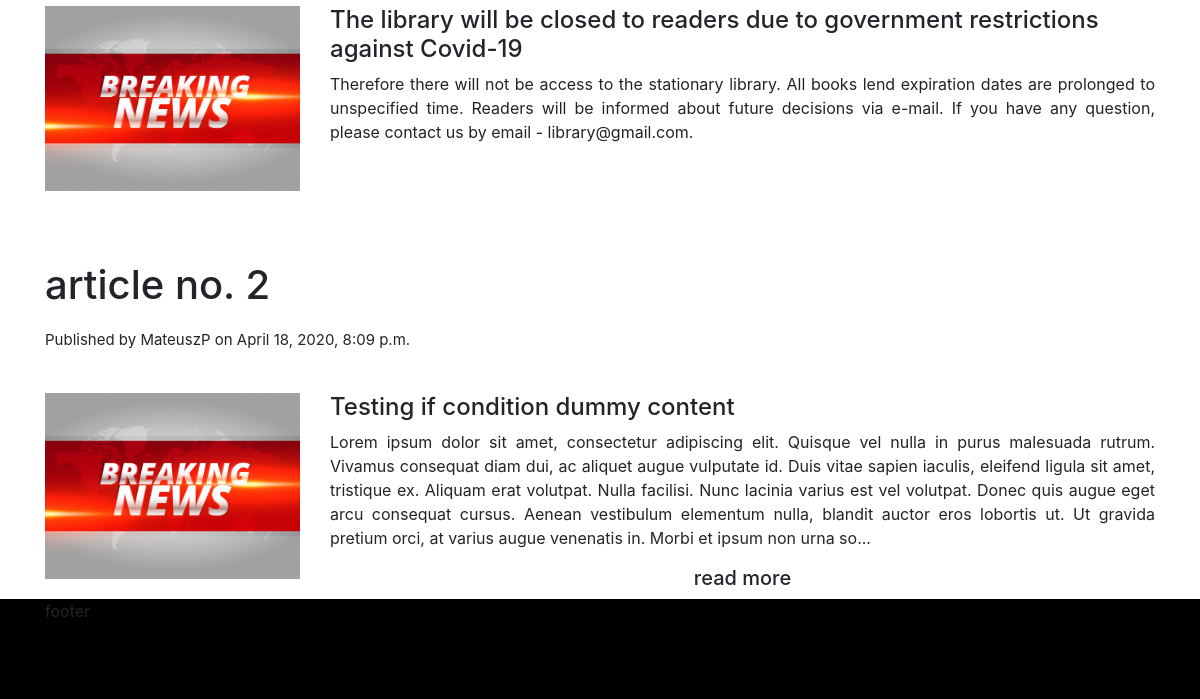
/ (lower part), run on an earlier commit of the app's database.
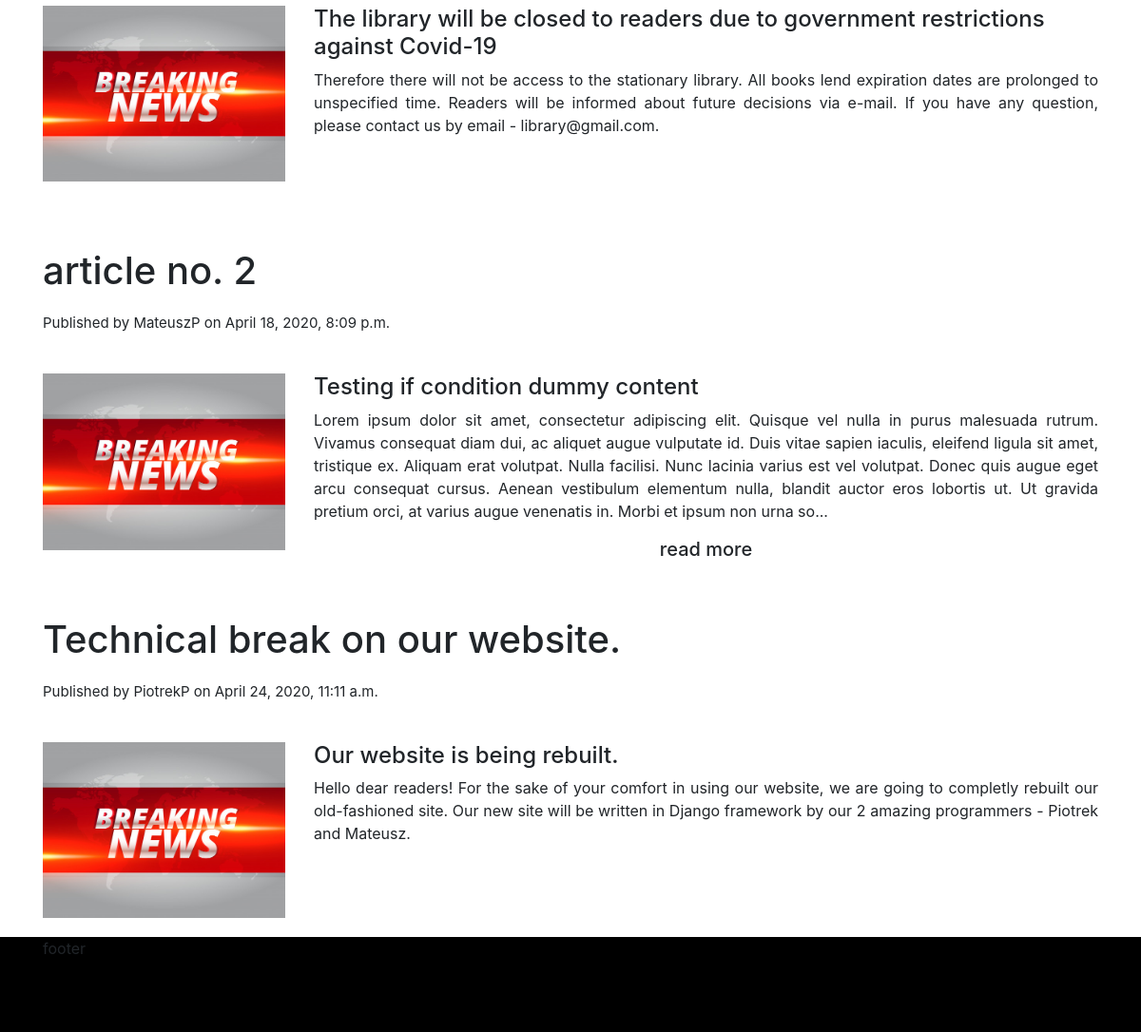
And on a later commit of the database.
### library/models.py (models this page shows, shortened)
class Article(models.Model):
    title = models.CharField(max_length=100)
    author = models.ForeignKey(User, limit_choices_to={'is_staff': True}, on_delete=models.CASCADE)
    date_posted = models.DateTimeField(default=timezone.now)
    description = models.CharField(max_length=100)
    content = models.CharField(max_length=2000)
    image = models.ImageField(default='static/library/images/news.jpg', upload_to='static/library/images')

### library/views.py (the view)
# urls.py: path('', views.home, name="library-home"),
def home(request):
    articles = []
    for article in Article.objects.all():
        content = article.content
        if len(content) > 500:
            content = article.content[0:500] + "..."
        articles.append((article, content))
    context = {'articles': articles}
    return render(request, 'library/home.html', context)

### library/templates/library/home.html (shortened to what this page needs)
{% extends "library/base.html" %}
{% block main %}
    {% for article, content in articles %}
        <article class="mx-auto">
            <div class="news-title my-3">
                <h1>{{ article.title }}</h1>
            </div>
            <div class="publish-info my-3">
                <small>Published by {{ article.author }} on {{ article.date_posted }}</small>
            </div>
            <div class="row mt-3">
                <div class="col-lg-3 col-md-5">
                    <img src="{{ article.image }}" alt="news image" class="news-img mr-3">
                </div>
                <div class="news_content col-lg-9 col-md-7">
                    <h4>{{ article.description }}</h4>
                    <p>{{ content }}</p>
                    {% if content|length > 500 %}
                        <h5>read more</h5>
                    {% endif %}
                </div>
            </div>
        </article>
    {% endfor %}
{% endblock main %}

What changed in the data, as far as the page shows it:
added Article: title "Technical break on our website.", author "PiotrekP", date_posted "April 24, 2020, 11:11 a.m.", image (picture), description "Our website is being rebuilt.", content "Hello dear readers! For the sake of your comfort in using our website, we are going to completly rebuilt our old-fashioned site. Our new site will be written in Django framework by our 2 amazing programmers - Piotrek and Mateusz."
